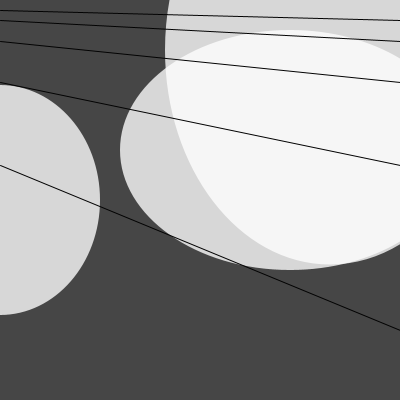
Frame 1 (no input)
Frame 60 (the mouse pressed at the canvas centre just before this capture): identical to frame 1, image omitted
Frame 120 (the mouse held since frame 60 and released just before this capture): identical to frame 1, image omitted

The Processing sketch that drew this single still picture (run headless with seeded random() and noise(); from frame 60 on, the mouse is pressed at the canvas centre):

// Processing sketch: processing_137495
// ── processing_137495.pde



void setup () {
  size (400,400);
}

void draw () {
  background (70);
  noStroke();
  fill( 255,200);
  float x = 200.0;
  ellipse (x % 5, 200, x, x + 30);
  x = x * 1.7;
  ellipse (x - 50, 150, x, x - 100);
   x = x - 10;
  ellipse (x, 50, x, x * 1.3);
  
  stroke(2);
  line (0,x*0.5, 400, x);
  x= x*0.5;
  line (0,x * 0.5, 400, x);
   x= x*0.5;
  line (0,x * 0.5, 400, x);
  x= x*0.5;
  line (0,x * 0.5, 400, x);
   x= x*0.5;
  line (0,x * 0.5, 400, x);
}
